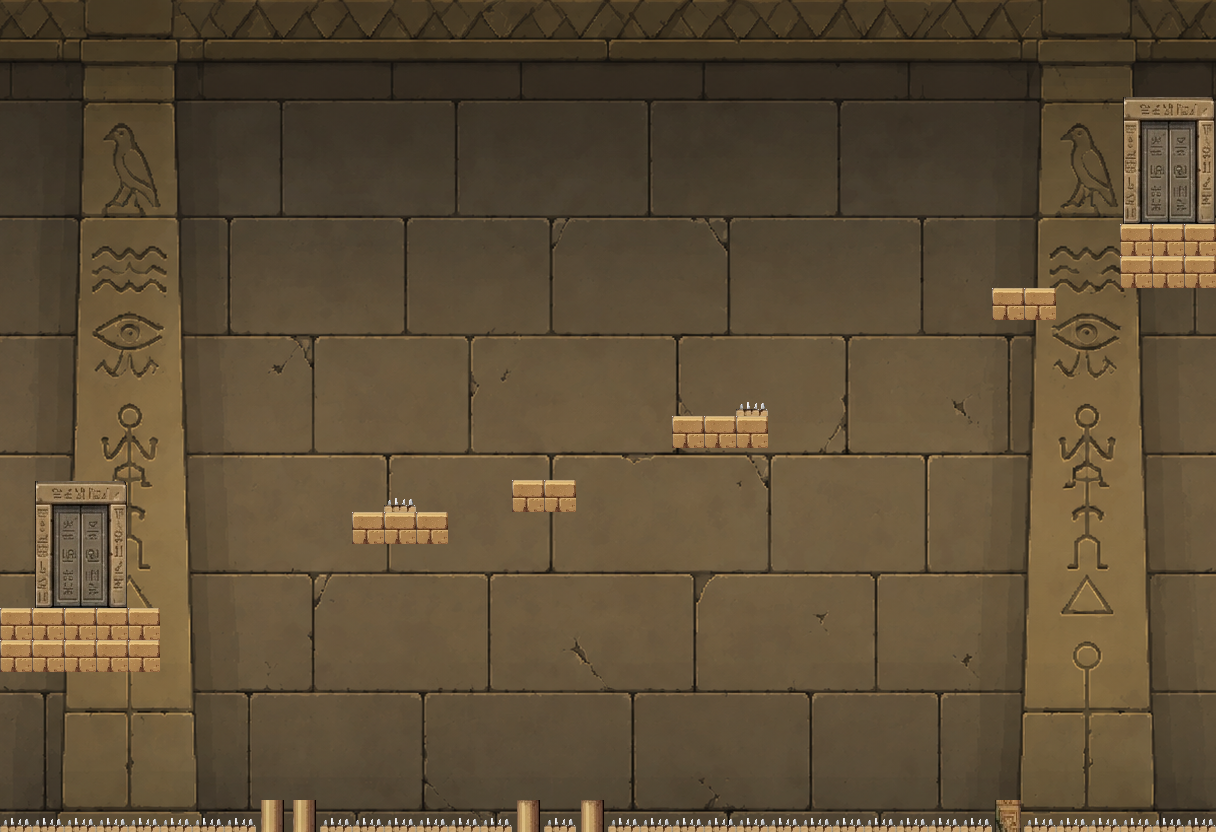

Below is a game level as drawn by its tile map, then a one-line description and the .tmx that defines it (tile-layer data replaced by summaries):
An orthogonal 38x26 tile map with 32x32 px tiles, 2 tile layers (Livello tile 1, Livello tile 2), 3 tilesets and 12 objects (5x solid, 3x kill, start, crollo, finish, ...).

<map version="1.10" tiledversion="1.11.2" orientation="orthogonal" renderorder="right-down" width="38" height="26" tilewidth="32" tileheight="32" infinite="0" nextlayerid="51" nextobjectid="13">
 <properties>
  <property name="dimensionePersonaggio" type="float" value="57.6" />
  <property name="parallasse" type="float" value="0.75" />
 </properties>
 <tileset firstgid="1" source="Sfondo1.tsx" />
 <tileset firstgid="1537" source="Griglia.tsx" />
 <tileset firstgid="1777" source="GrigliaPresente.tsx" />
 <layer id="1" name="Livello tile 1" width="38" height="26">
  <data>[988 cells, 988 non-empty, 988 distinct tile ids]</data>
 </layer>
 <layer id="3" name="Livello tile 2" width="38" height="26">
  <data>[988 cells, 90 non-empty, 17 distinct tile ids]</data>
 </layer>
 <objectgroup id="50" name="oggetti">
  <object id="1" name="solid" x="0" y="608" width="160" height="64" />
  <object id="2" name="start" x="32" y="480" width="96" height="128" />
  <object id="3" name="solid" x="352" y="512" width="96" height="32" />
  <object id="4" name="kill" x="388" y="497" width="24" height="15" />
  <object id="5" name="solid" x="672" y="416" width="96" height="32" />
  <object id="6" name="kill" x="740" y="401" width="24" height="15" />
  <object id="7" name="crollo" x="992" y="288" width="64" height="32" />
  <object id="8" name="solid" x="1120" y="224" width="96" height="64" />
  <object id="9" name="finish" x="1120" y="96" width="96" height="128" />
  <object id="10" name="scarabeo" x="420" y="404" width="24" height="24" />
  <object id="11" name="solid" x="0" y="832" width="1216" height="32" />
  <object id="12" name="kill" x="0" y="813" width="1216" height="19" />
 </objectgroup>
</map>
